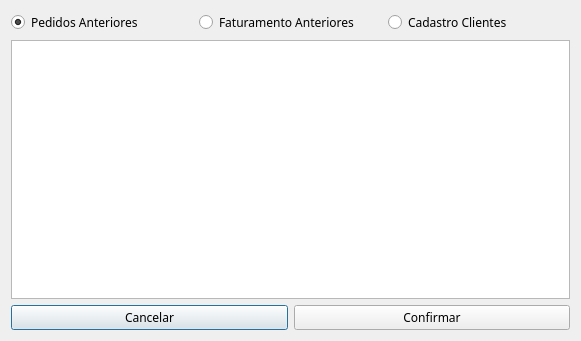
<?xml version="1.0" encoding="UTF-8"?>
<ui version="4.0">
 <class>dlgSelClientes</class>
 <widget class="QDialog" name="dlgSelClientes">
  <property name="geometry">
   <rect>
    <x>0</x>
    <y>0</y>
    <width>581</width>
    <height>341</height>
   </rect>
  </property>
  <property name="font">
   <font>
    <family>Noto Sans</family>
   </font>
  </property>
  <property name="windowTitle">
   <string>Selecione o Cliente</string>
  </property>
  <property name="modal">
   <bool>true</bool>
  </property>
  <layout class="QVBoxLayout" name="verticalLayout">
   <item>
    <layout class="QHBoxLayout" name="horizontalLayout">
     <item>
      <widget class="QRadioButton" name="rdPedidos">
       <property name="text">
        <string>Pedidos Anteriores</string>
       </property>
       <property name="checked">
        <bool>true</bool>
       </property>
      </widget>
     </item>
     <item>
      <widget class="QRadioButton" name="rdFaturamentos">
       <property name="text">
        <string>Faturamento Anteriores</string>
       </property>
      </widget>
     </item>
     <item>
      <widget class="QRadioButton" name="rdCadastro">
       <property name="text">
        <string>Cadastro Clientes</string>
       </property>
      </widget>
     </item>
    </layout>
   </item>
   <item>
    <widget class="QTableView" name="tblClientes">
     <property name="editTriggers">
      <set>QAbstractItemView::NoEditTriggers</set>
     </property>
     <property name="alternatingRowColors">
      <bool>true</bool>
     </property>
     <property name="selectionMode">
      <enum>QAbstractItemView::SingleSelection</enum>
     </property>
     <property name="selectionBehavior">
      <enum>QAbstractItemView::SelectRows</enum>
     </property>
     <property name="sortingEnabled">
      <bool>true</bool>
     </property>
     <attribute name="verticalHeaderVisible">
      <bool>false</bool>
     </attribute>
    </widget>
   </item>
   <item>
    <layout class="QHBoxLayout" name="horizontalLayout_2">
     <item>
      <widget class="QPushButton" name="btCancelar">
       <property name="text">
        <string>Cancelar</string>
       </property>
      </widget>
     </item>
     <item>
      <widget class="QPushButton" name="btConfirmar">
       <property name="text">
        <string>Confirmar</string>
       </property>
      </widget>
     </item>
    </layout>
   </item>
  </layout>
 </widget>
 <tabstops>
  <tabstop>rdPedidos</tabstop>
  <tabstop>rdFaturamentos</tabstop>
  <tabstop>rdCadastro</tabstop>
  <tabstop>tblClientes</tabstop>
  <tabstop>btCancelar</tabstop>
  <tabstop>btConfirmar</tabstop>
 </tabstops>
 <resources/>
 <connections/>
</ui>
